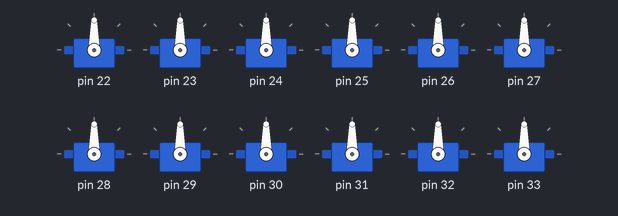
Recording of a sketch running on a simulated Arduino Uno, built with avr-gcc and run on an emulated ATmega328P. Parts: 12 × servo. The local clock reads 2024-03-15 10:24:30 at power-on unless the sketch sets it.

Above: at 0.6 s.
At 2.0 s:
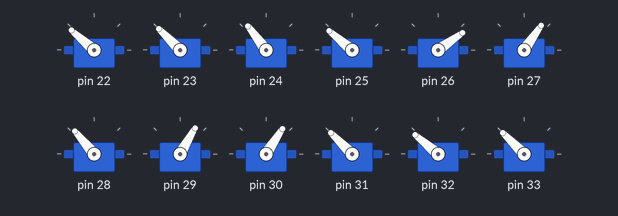
Timing chart, 0 to 3.5 s (numbered marks = the images above):
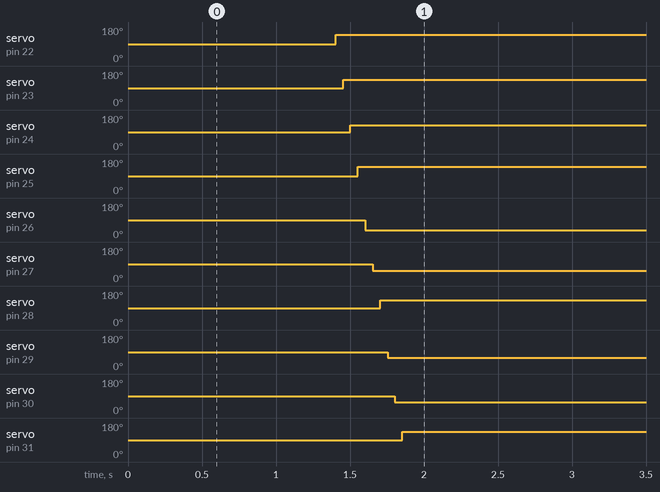

Measured:
- by itself, servo on pin 22: 90° → 139° at 1.4 s
- by itself, servo on pin 23: 90° → 135° at 1.5 s
- by itself, servo on pin 24: 90° → 127° at 1.5 s
- by itself, servo on pin 25: 90° → 140° at 1.6 s
- by itself, servo on pin 26: 90° → 35° at 1.6 s
- by itself, servo on pin 27: 90° → 55° at 1.7 s
- by itself, servo on pin 28: 90° → 130° at 1.7 s
- by itself, servo on pin 29: 90° → 60° at 1.8 s

The sketch:

clock.ino
```cpp
// (licence header left out)
#include <Servo.h>
#include <Wire.h>
#include "RTClib.h"

// Configuration file which should be edited for your clock
#include "configuration.h"

// Uncomment to enable calibration mode to find servo pins and angles
//#define CALIBRATION_MODE

// Our real time clock
RTC_DS3231 rtc;

// Individual segment and its associated servo
class Segment
{
    Servo servo;
    int on_angle;
    int off_angle;
  public:
    Segment(int pin, int on, int off) {
      on_angle = on;
      off_angle = off;
      servo.attach(pin);
      delay(STAGGER_DELAY);
    }
    on() {
      servo.write(on_angle);
      delay(STAGGER_DELAY);
    }
    off() {
      servo.write(off_angle);
      delay(STAGGER_DELAY);
    }
    home() {
      servo.write((int)((on_angle + off_angle) / 2.0));
      delay(STAGGER_DELAY);
    }
    ~Segment() {
      servo.detach();
    }
};

// Digit with 7 segments
class Digit
{
  public:
    static const int segment_count = 7;
    Digit(const int pins[], const int on_angles[], const int off_angles[]) {
      // NOTE: expects 7 segments will fail if more or less

      // Dynamically allocate all segments for the digit
      for (int i = 0; i < segment_count; i++) {
        segments[i] = new Segment(pins[i], on_angles[i], off_angles[i]);
      }
    }
    on() {
      for (int i = 0; i < segment_count; i++) {
        segments[i]->on();
      }
    }
    off() {
      for (int i = 0; i < segment_count; i++) {
        segments[i]->off();
      }
    }
    home() {
      for (int i = 0; i < segment_count; i++) {
        segments[i]->home();
      }
    }
    number(int n) {
      switch(n) {
        case 0:
          // 0 1 2 4 5 6
          segments[0]->on();
          segments[1]->on();
          segments[2]->on();
          segments[3]->off();
          segments[4]->on();
          segments[5]->on();
          segments[6]->on();
          break;
        case 1:
          // 2 5
          segments[0]->off();
          segments[1]->off();
          segments[2]->on();
          segments[3]->off();
          segments[4]->off();
          segments[5]->on();
          segments[6]->off();
          break;
        case 2:
          // 0 2 3 4 6
          segments[0]->on();
          segments[1]->off();
          segments[2]->on();
          segments[3]->on();
          segments[4]->on();
          segments[5]->off();
          segments[6]->on();
          break;
        case 3:
          // 0 2 3 5 6
          segments[0]->on();
          segments[1]->off();
          segments[2]->on();
          segments[3]->on();
          segments[4]->off();
          segments[5]->on();
          segments[6]->on();
          break;
        case 4:
          // 1 2 3 5
          segments[0]->off();
          segments[1]->on();
          segments[2]->on();
          segments[3]->on();
          segments[4]->off();
          segments[5]->on();
          segments[6]->off();
          break;
        case 5:
          // 0 1 3 5 6
          segments[0]->on();
          segments[1]->on();
          segments[2]->off();
          segments[3]->on();
          segments[4]->off();
          segments[5]->on();
          segments[6]->on();
          break;
        case 6:
          // 0 1 3 4 5 6
          segments[0]->on();
          segments[1]->on();
          segments[2]->off();
          segments[3]->on();
          segments[4]->on();
          segments[5]->on();
          segments[6]->on();
          break;
        case 7:
          // 0 2 5
          segments[0]->on();
          segments[1]->off();
          segments[2]->on();
          segments[3]->off();
          segments[4]->off();
          segments[5]->on();
          segments[6]->off();
          break;
        case 8:
          // 0 1 2 3 4 5 6
          segments[0]->on();
          segments[1]->on();
          segments[2]->on();
          segments[3]->on();
          segments[4]->on();
          segments[5]->on();
          segments[6]->on();
          break;
        case 9:
          // 0 1 2 3 5 6
          segments[0]->on();
          segments[1]->on();
          segments[2]->on();
          segments[3]->on();
          segments[4]->off();
          segments[5]->on();
          segments[6]->on();
          break;
        default:
          // Show an E for error
          segments[0]->on();
          segments[1]->on();
          segments[2]->off();
          segments[3]->on();
          segments[4]->on();
          segments[5]->off();
          segments[6]->on();
      }
    }
    ~Digit() {
      for (int i = 0; i < segment_count; i++) {
        delete segments[i];
      }
    }
  private:
    Segment* segments[segment_count];
};

class Clock {
    Digit* digits[digit_count];
  public:
    Clock() {}
    init() {
      // Create the digits from the configuration
      for (int i = 0; i < digit_count; i++) {
        digits[i] = new Digit(
          digit_configuration[i][0], // pins
          digit_configuration[i][1], // on angles
          digit_configuration[i][2]  // off angles
        );
      }
    }
    time(DateTime time) {
      int hour = time.hour();
      int minute = time.minute();

      // Find the individual digits to display for the hour
      digits[0]->number(hour / 10);
      digits[1]->number(hour % 10);
      digits[2]->number(minute / 10);
      digits[3]->number(minute % 10);
    }
    ~Clock() {
      for (int i = 0; i < digit_count; i++) {
        delete digits[i];
      }
    }
};

// Our one and only clock
Clock clock;

// Get input from serial
int serial_get_number() {
  while (Serial.available() > 0) {
    int val = Serial.parseInt();
    if (Serial.read() == '\n') {
      return val;
    }
  }
}

// Only needed in calibration mode. For some reason if this object
// is constructed repeatedly inside the main loop the servos jitter
// so it is defined globally here.
#ifdef CALIBRATION_MODE
Servo servo;
#endif

void setup() {
  // Serial console for debugging
  Serial.begin(9600);

#ifdef CALIBRATION_MODE
  Serial.print("Servo Calibration Mode. Ensure newline is enabled in serial monitor!\n");
#else
  // Check if RTC module exists
  if (!rtc.begin()) {
    Serial.println("Error: RTC module not found");
    while (1);
  }

  // Set RTC time if not set already
  if (rtc.lostPower()) {
    Serial.println("RTC lost power, lets set the time!");
    // following line sets the RTC to the date & time this sketch was compiled
    rtc.adjust(DateTime(F(__DATE__), F(__TIME__)));
    // This line sets the RTC with an explicit date & time, for example to set
    // January 21, 2014 at 3am you would call:
    // rtc.adjust(DateTime(2014, 1, 21, 3, 0, 0));
  }

  // Get our clock ready to use
  clock.init();
#endif
}

void loop() {
#ifdef CALIBRATION_MODE
  Serial.print("Enter servo pin number: ");
  while (!Serial.available()) delay(10); // wait
  int pin = serial_get_number();
  Serial.print(pin); Serial.print("\n");

  Serial.print("Enter servo angle: ");
  while (!Serial.available()) delay(10); // wait
  int angle = serial_get_number();
  Serial.print(angle); Serial.print("\n");

  Serial.print("Moving servo...\n");
  servo.attach(pin); servo.write(angle);
#else
  // Fetch the time
  DateTime now = rtc.now();

  // Display the time
  clock.time(now);

  // We don't need to loop too thightly
  delay(100);
#endif
}
```

configuration.h
```cpp
//
// Segment and digit configuration
//
// Notes:
// - Digits of the clock are numbered 01:23
// - Each digit has 7 segments and information for pin, on angle and off angle (in degrees)
// - You will almost certainly need to edit the values below for your own clock
//
const int digit_count = 4;
const int digit_configuration[digit_count][3][7] = {
  // digit 0
  {
    {22,  23,  24,  25,  26,  27,  28}, // pins
    {53,  52,  127, 45,  123, 55,  45}, // on angles
    {139, 135, 35,  140, 35,  140, 130} // off angles
  },
  // digit 1
  {
    {29,  30,  31,  32,  33,  34,  35}, // pins
    {60,  57,  135, 45,  135, 45,  45}, // on angles
    {139, 135, 50,  140, 45,  140, 130} // off angles
  },
  // digit 2
  {
    {36,  37,  38,  39,  40,  41,  42}, // pins
    {53,  45,  133, 40,  130, 45,  45}, // on angles
    {139, 135, 50,  135, 45,  135, 130} // off angles
  },
  // digit 3
  {
    {43,  44,  45,  46,  47,  48,  49}, // pins
    {60,  47,  132, 50,  127, 50,  55}, // on angles
    {139, 135, 50,  140, 40,  135, 135} // off angles
  }
};

#define BAUD_RATE 9600   // ensure your serial monitor is set to the same
#define STAGGER_DELAY 50 // delay segment operations to reduce current draw
```
